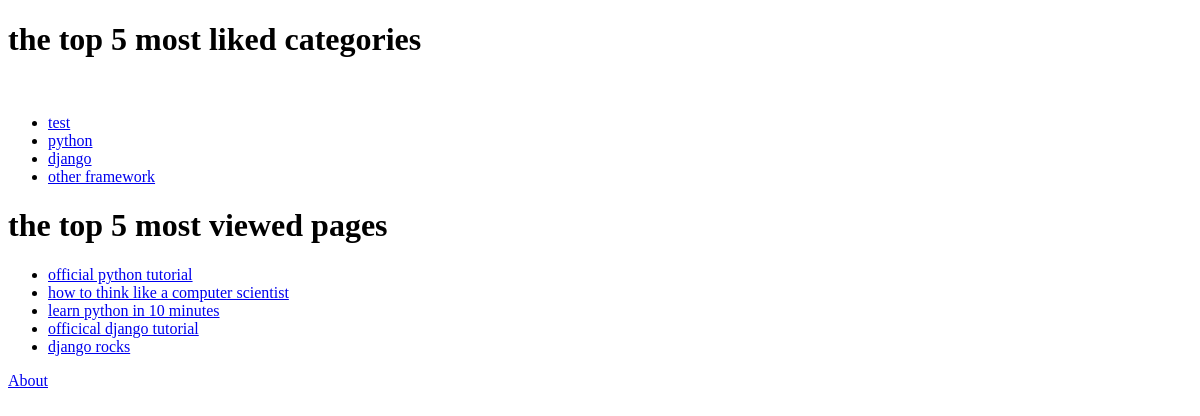
The app's page /rango/, older data.
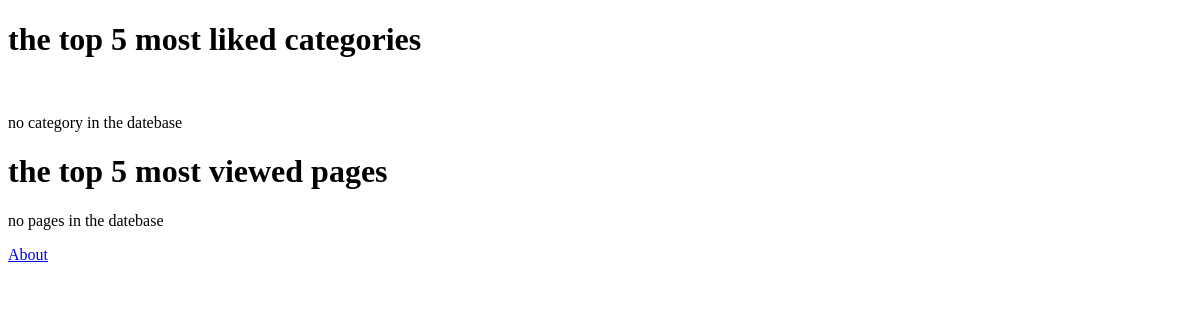
The same page, newer data.
### rango/models.py (models this page shows, shortened)
class Category(models.Model):
	name=models.CharField(max_length=128,unique=True)
	views=models.IntegerField(default=0)
	likes=models.IntegerField(default=0)

class Page(models.Model):
	category=models.ForeignKey(Category)
	title=models.CharField(max_length=128)
	url=models.URLField()
	views=models.IntegerField(default=0)

### rango/views.py (the view)
def index(request):
	context=RequestContext(request)
	category_list=Category.objects.order_by('-likes')[:5]
	context_dict={'categories':category_list}
	for category in category_list:
		category.url=category.name.replace(' ','_')
	pages=Page.objects.order_by('-views')[:5]
	context_dict['pages']=pages
	return render(request,'rango/index.html',context_dict)

### rango/templates/rango/index.html (shortened to what this page needs)
<!DOCTYPE html>
{% load static %}
<html>
	<head>
	</head>
	<body>
		<h1>the top 5 most liked categories</h1><br />
		{% if categories %}
			<ul>
				{% for category in categories %}
					<li><a href="/rango/category/{{ category.url }}/">
					{{ category.name }}</a></li>
				{% endfor %}
			</ul>
		{% else %}
			<p>no category in the datebase</p>
		{% endif %}
		<h1>the top 5 most viewed pages</h1>
		{% if pages %}
			<ul>
				{% for page in pages %}
					<li><a href="{{ page.url }}">{{ page.title }}</a></li>
				{% endfor %}
			</ul>
		{% else %}
			<p>no pages in the datebase</p>
		{% endif %}
		<a href="/rango/about/">About</a><br />
	</body>
</html>

Row changes from the older to the newer data that the page shows:
removed Category: name "test"
removed Category: name "python"
removed Category: name "django"
removed Category: name "other framework"
removed Page: title "official python tutorial"
removed Page: title "how to think like a computer scientist"
removed Page: title "learn python in 10 minutes"
removed Page: title "officical django tutorial"
removed Page: title "django rocks"
Text that changed along with them:
text now shown: "no category in the datebase no pages in the datebase"
